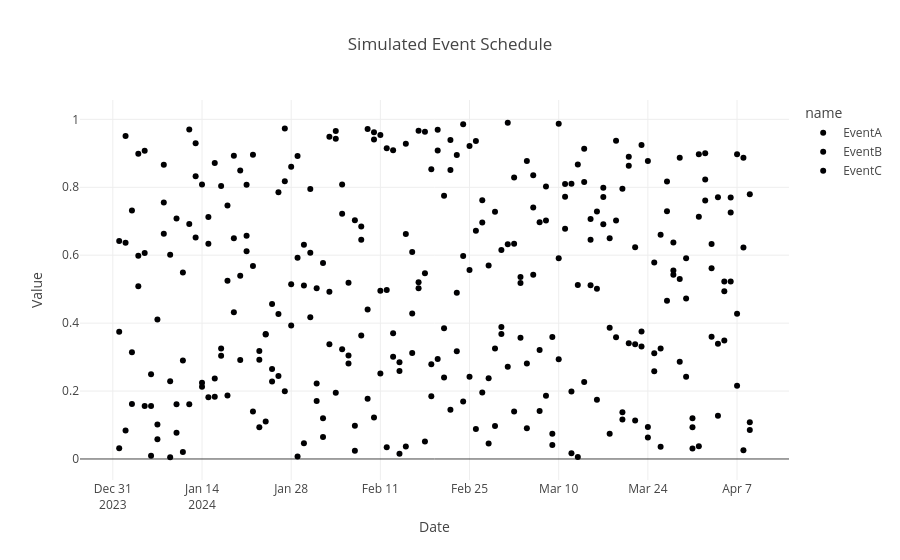

Here is the notebook cell this chart was saved with:
### Code cell
import numpy as np
import plotly.express as px

# Simulate some data
np.random.seed(42)  # For reproducibility
dates = pd.date_range("2024-01-01", periods=100)
names = ["EventA", "EventB", "EventC"]
data = {
    "start_datetime": np.tile(dates, len(names)),
    "value": np.random.rand(300),
    "name": np.repeat(names, len(dates)),
}

df = pd.DataFrame(data)

# Plotting using Plotly, ensuring each event type (name) gets a different color
fig = px.scatter(
    df, x="start_datetime", y="value", color="name", title="Simulated Event Schedule"
)

# Update layout for better visualization
fig.update_layout(
    xaxis_title="Date",
    yaxis_title="Value",
)

fig.show()
